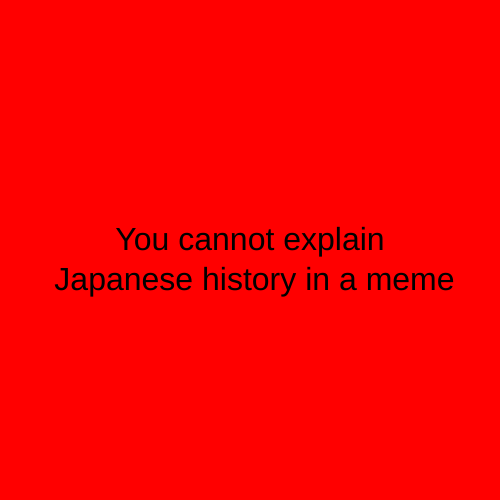
Frame 1 (no input)
Frame 60 (no input): identical to frame 1, image omitted
Frame 120 (the mouse pressed at the canvas centre since frame 60): identical to frame 1, image omitted

The p5.js sketch that drew this single still picture (run headless with seeded random() and noise() and a simulated clock; from frame 60 on, the mouse is pressed at the canvas centre):

// p5.js sketch
// ── sketch.js
let timer = 0;
let state = 0;

function setup() {
  createCanvas(500, 500);
  textSize(32);
  textAlign(CENTER);
}

function draw() {

  switch(state) {

    case 0:
    background('red');
    text("You cannot explain\n Japanese history in a meme", 250, 250);
    timer++;

    if(timer > 10*60) {
      state = 1;
      timer = 0;
    }

    break;

    case 1:
    background('blue');
    text("You can samurais it", 250, 250);
    break;

  }
}
